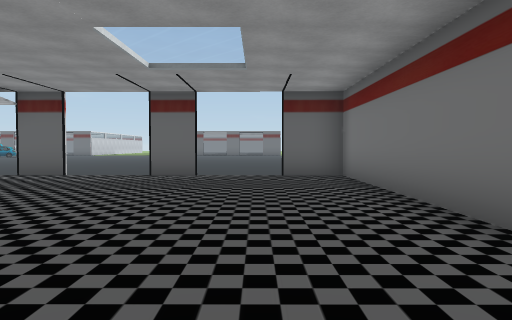
[1] (above)

15 first-person views from a walk through a scene from a Unity 3-D project. The camera is 1.3 m above the floor, tilts 2° down and sees 70° across. The floor is counted in squares, 2 m on a side. Each view is taken from the middle of a square. On the plan, view 1 faces up. The plan holds only what a view shows up to about 11 squares ahead; the rest is blank. The place goes on beyond the plan. Door leaves are left out, so doorways stand open. Some surface patterns are stand-ins.

[2]
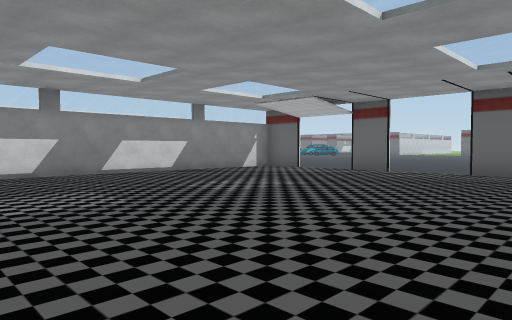

[3]
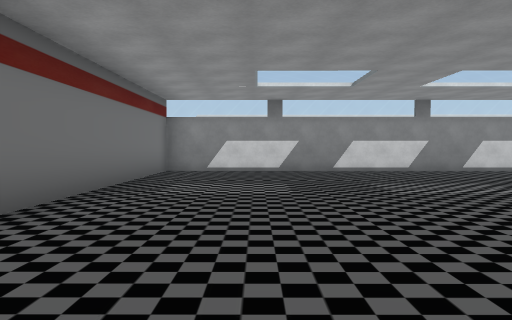

[4]
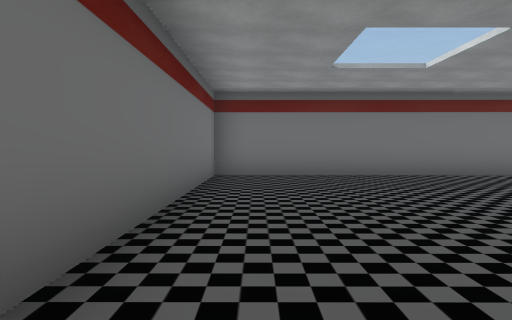

[5]
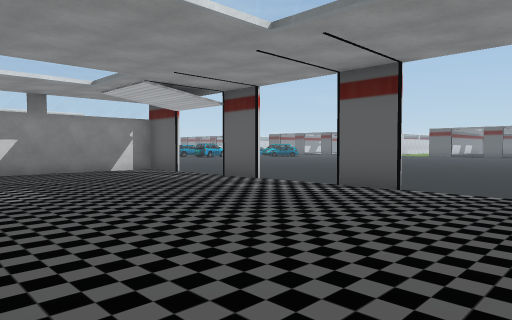

[6]
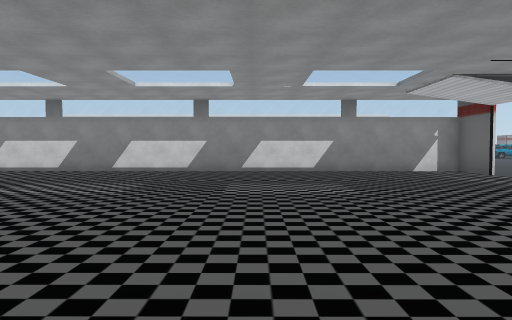

[7]
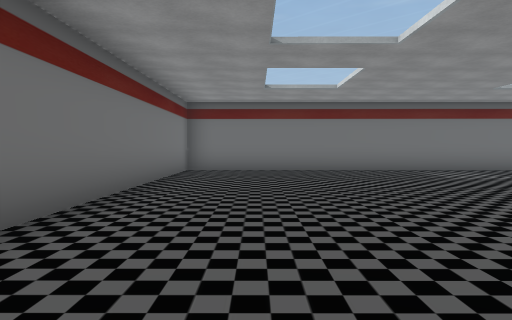

[8]
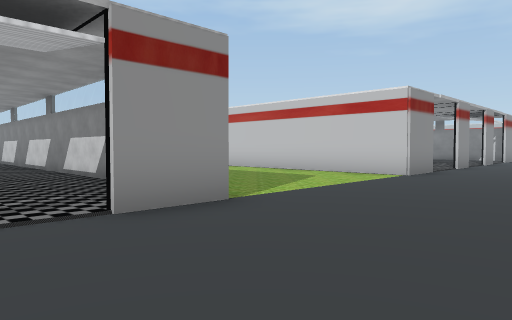

[9]
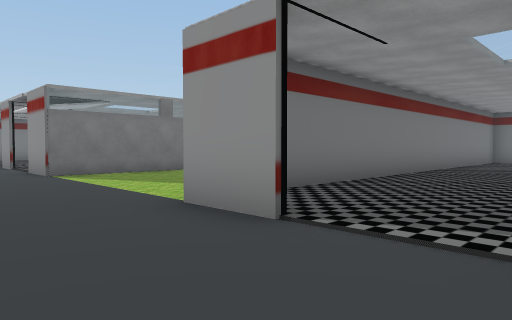

[10]
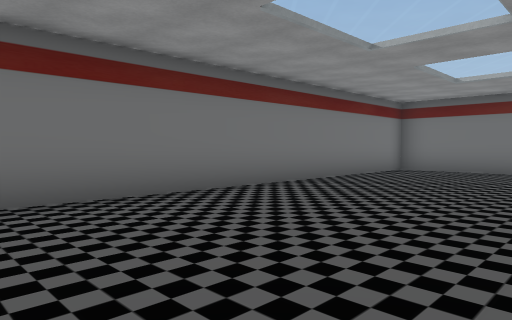

[11]
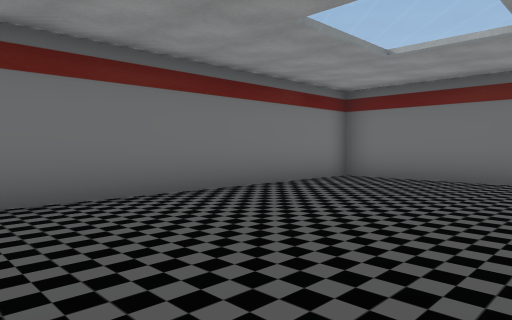

[12]
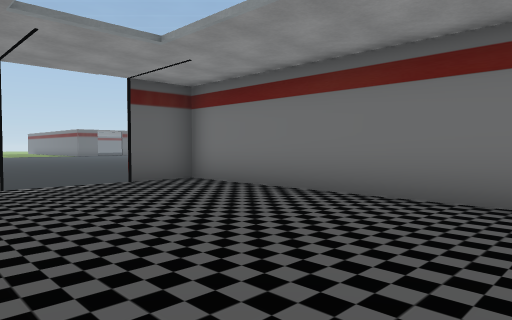

[13]
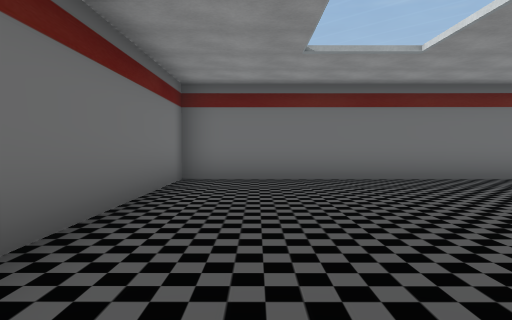

[14]
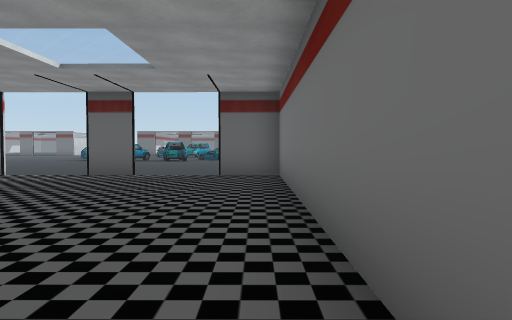

[15]
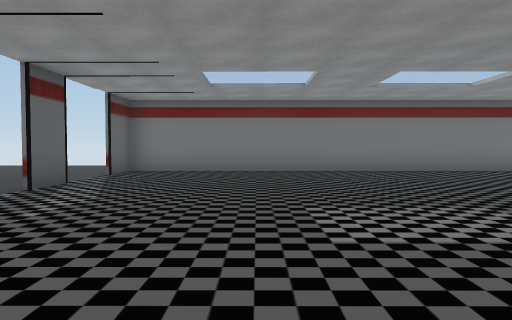

### Floor plan
Points are (right, up) in squares from view 1. A wall is a line through its corners. A room is listed if a view was taken in it or the views show most of it. See-through windows are left out.
Room 1 (views 1, 2, 3, 4, 5, 6, 7, 15)
walls: (-4.3, 8.4) (-5.6, 8.5); (-1.3, 8.4) (-2.6, 8.4); (-8.9, 7.5) (-8.9, -5.4) (2, -5.5) (2, 8.4) (0.6, 8.4); (-7.4, 8.5) (-8.9, 8.5)
ways out: opening at (-6.5, 8) to room 2; open door at (-3.5, 8.5) to room 2; open door at (-0.5, 7.5) to room 2
Room 2 (views 8, 9)
walls: (-5.6, 8.6) (-4.8, 8.6); (-8.9, 8.5) (-8.9, 7.5); (-9, 5) (-9, 8.6) (-7.4, 8.6); (-15.9, 8.6) (-14.4, 8.6) (-14.4, 4.7)
ways out: opening at (-6.5, 8) to room 1; open door at (-3.5, 8.5) to room 1; open door at (-0.5, 7.5) to room 1; open door at (-16.5, 7.5) to room 3; open door at (-19, 9)
Room 3 (views 10, 11, 12, 13, 14)
walls: (-19.6, -5.4) (-14.5, -5.4) (-14.5, 8.5) (-15.9, 8.5); (-17.8, 8.5) (-18.9, 8.5)
ways out: open door at (-16.5, 7.5) to room 2

Where each view was taken, in squares from view 1:
view 1: 0 up, 0 right, facing up
view 2: 1 down, 0 right, facing up-left
view 3: 3 down, 1 right, facing left
view 4: 3 up, 1 right, facing down
view 5: 3 up, 1 right, facing up-left
view 6: 3 up, 1 right, facing left
view 7: 5 up, 0 right, facing down
view 8: 12 up, 6 left, facing down-left
view 9: 11 up, 18 left, facing down-right
view 10: 5 up, 19 left, facing down-right
view 11: 2 up, 19 left, facing down-right
view 12: 2 up, 19 left, facing up-right
view 13: 2 up, 16 left, facing down
view 14: 0 up, 15 left, facing up
view 15: 5 up, 8 left, facing right
